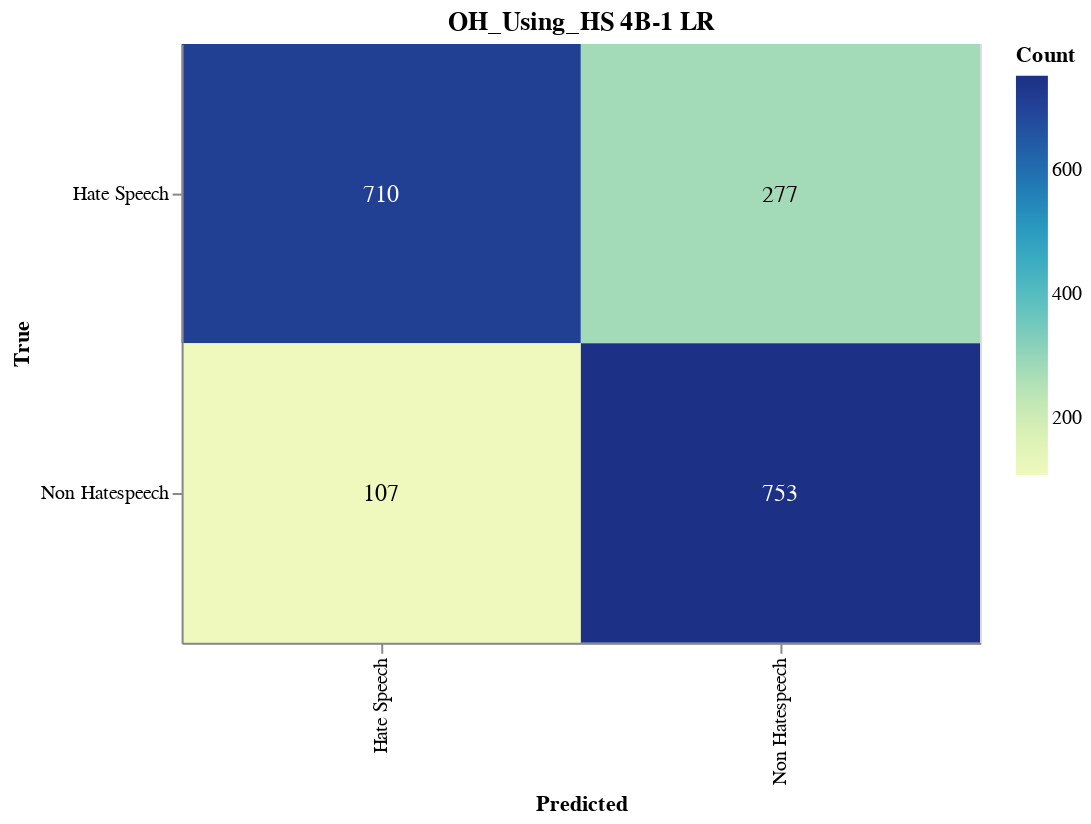

The cell this chart's notebook holds for it:
### Markdown cell above
#### Save Confusion Matrix

### Code cell
import altair as alt
import altair_saver
import pandas as pd
from sklearn.metrics import confusion_matrix

# Calculate the confusion matrix
cm = confusion_matrix(true_labels, adjusted_predictions)

# Define class names
class_names = ['Hate Speech', 'Non Hatespeech']

# Convert confusion matrix to DataFrame
cm_df = pd.DataFrame(cm, index=class_names, columns=class_names).reset_index().melt(id_vars='index')
cm_df.columns = ['True', 'Predicted', 'Count']

# Ensure the order of categories
cm_df['True'] = pd.Categorical(cm_df['True'], categories=class_names, ordered=True)
cm_df['Predicted'] = pd.Categorical(cm_df['Predicted'], categories=class_names, ordered=True)

# Create the Altair plot
heatmap = alt.Chart(cm_df).mark_rect().encode(
    x=alt.X('Predicted:O', sort=class_names),
    y=alt.Y('True:O', sort=class_names),
    color='Count:Q',
    tooltip=['True', 'Predicted', 'Count']
).properties(
    width=400,
    height=300,
    title='OH_Using_HS 4B-1 LR'
)

# Add text labels
text = heatmap.mark_text(
    align='center',
    baseline='middle',
    fontSize=12
).encode(
    text='Count:Q',
    color=alt.condition(
        alt.datum.Count > cm.max() / 2,
        alt.value('white'),
        alt.value('black')
    )
)

# Combine heatmap and text
final_chart = heatmap + text

# Display the plot
final_chart.show()

### Figure 1 — Vega-Lite specification as saved in the notebook (floating-point values rounded to 4 significant figures)
{"config": {"view": {"continuousWidth": 300, "continuousHeight": 300}}, "layer": [{"mark": {"type": "rect"}, "encoding": {"color": {"field": "Count", "type": "quantitative"}, "tooltip": [{"field": "True", "type": "ordinal"}, {"field": "Predicted", "type": "ordinal"}, {"field": "Count", "type": "quantitative"}], "x": {"field": "Predicted", "sort": ["Hate Speech", "Non Hatespeech"], "type": "ordinal"}, "y": {"field": "True", "sort": ["Hate Speech", "Non Hatespeech"], "type": "ordinal"}}, "title": "OH_Using_HS 4B-1 LR"}, {"mark": {"type": "text", "align": "center", "baseline": "middle", "fontSize": 12}, "encoding": {"color": {"condition": {"test": "(datum.Count > 376.5)", "value": "white"}, "value": "black"}, "text": {"field": "Count", "type": "quantitative"}, "tooltip": [{"field": "True", "type": "ordinal"}, {"field": "Predicted", "type": "ordinal"}, {"field": "Count", "type": "quantitative"}], "x": {"field": "Predicted", "sort": ["Hate Speech", "Non Hatespeech"], "type": "ordinal"}, "y": {"field": "True", "sort": ["Hate Speech", "Non Hatespeech"], "type": "ordinal"}}, "title": "OH_Using_HS 4B-1 LR"}], "data": {"name": "data-3314a60bd6d70b8ff116403da34d0d75"}, "height": 300, "width": 400, "$schema": "https://vega.github.io/schema/vega-lite/v5.17.0.json", "datasets": {"data-3314a60bd6d70b8ff116403da34d0d75": [{"True": "Hate Speech", "Predicted": "Hate Speech", "Count": 710}, {"True": "Non Hatespeech", "Predicted": "Hate Speech", "Count": 107}, {"True": "Hate Speech", "Predicted": "Non Hatespeech", "Count": 277}, {"True": "Non Hatespeech", "Predicted": "Non Hatespeech", "Count": 753}]}}
